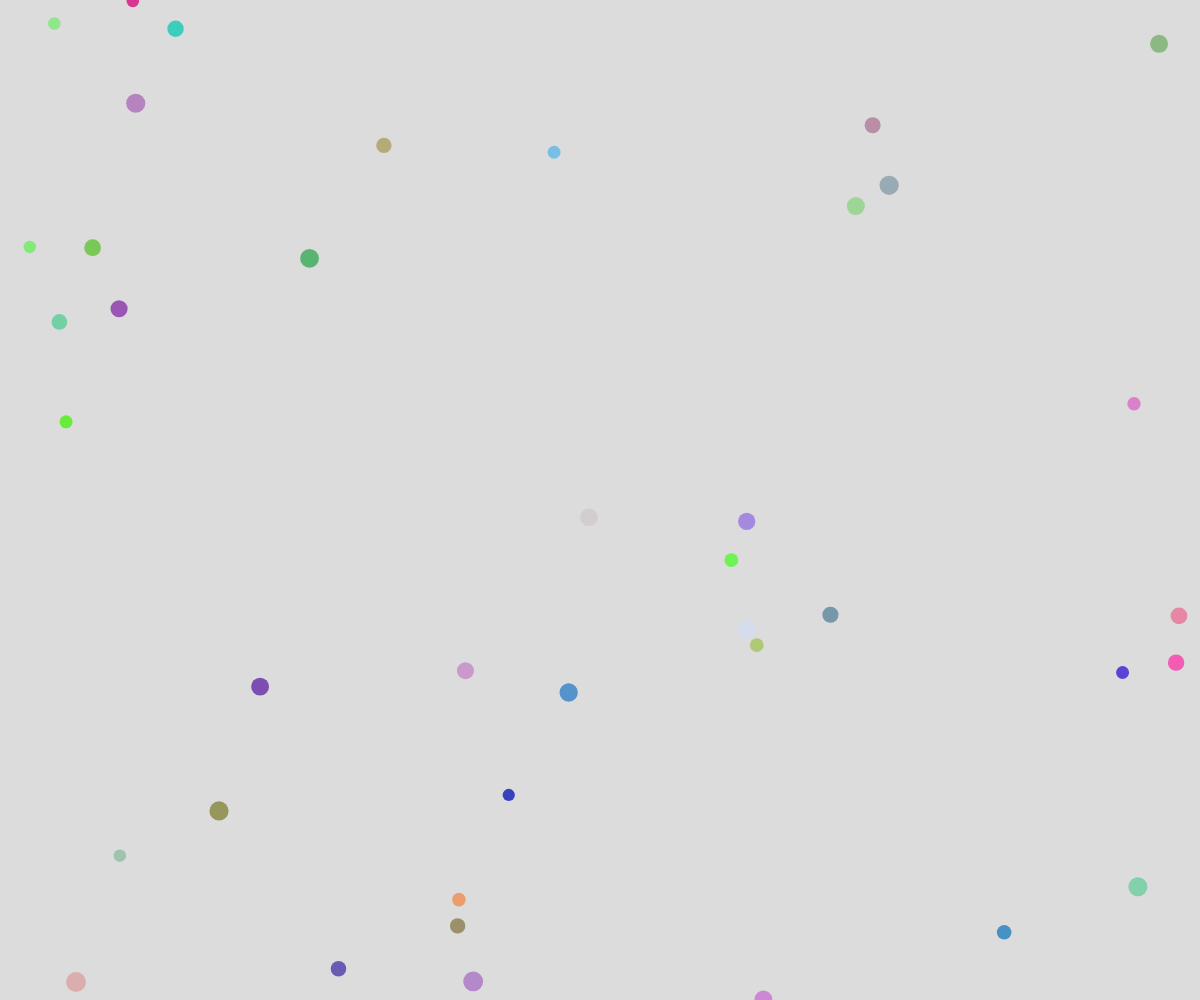
Frame 1 (no input)
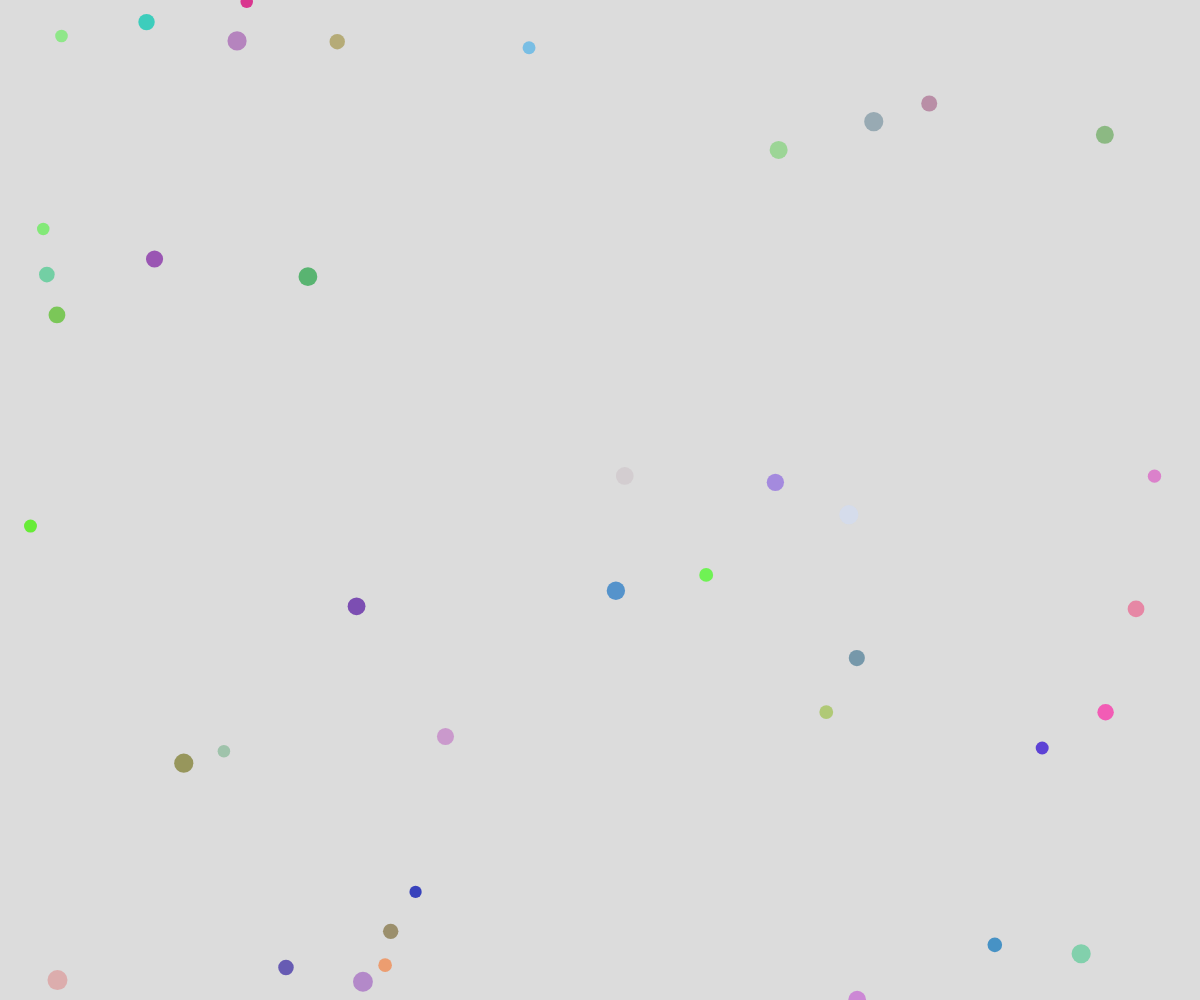
Frame 60 (no input)
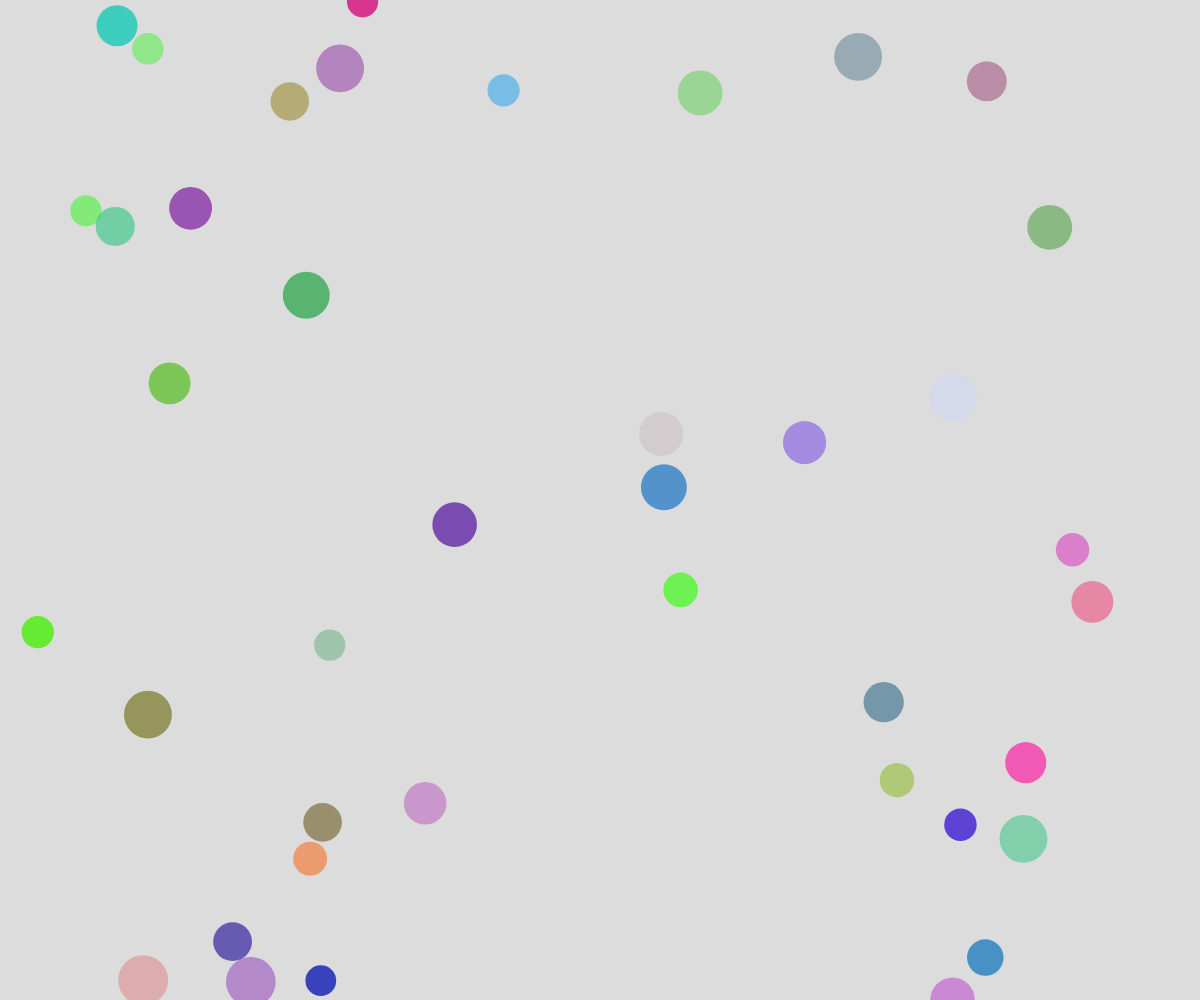
Frame 120 (the mouse pressed at the canvas centre since frame 60)

The p5.js sketch that drew these frames (run headless with seeded random() and noise() and a simulated clock; from frame 60 on, the mouse is pressed at the canvas centre):

// p5.js sketch
// ── sketch.js
let circles = [];

function setup() {
  createCanvas(windowWidth, windowHeight);
  // 產生40個圓
  for (let i = 0; i < 40; i++) {
    circles.push({
      x: random(width),
      y: random(height),
      size: random(30, 50),
      color: color(random(255), random(255), random(255), random(100, 200)), // 半透明顏色
      vx: random(-2, 2), // X 軸速度
      vy: random(-2, 2)  // Y 軸速度
    });
  }
}

function draw() {
  background(220);

  // 根據滑鼠的 X 位置調整圓的大小
  let sizeFactor = map(mouseX, 0, width, 20, 80);

  for (let circle of circles) {
    // 更新圓的位置
    circle.x += circle.vx;
    circle.y += circle.vy;

    // 碰撞邊界反彈
    if (circle.x - circle.size / 2 < 0 || circle.x + circle.size / 2 > width) {
      circle.vx *= -1;
    }
    if (circle.y - circle.size / 2 < 0 || circle.y + circle.size / 2 > height) {
      circle.vy *= -1;
    }

    // 繪製半透明圓
    fill(circle.color);
    noStroke();
    ellipse(circle.x, circle.y, circle.size * sizeFactor / 50);
  }
}
